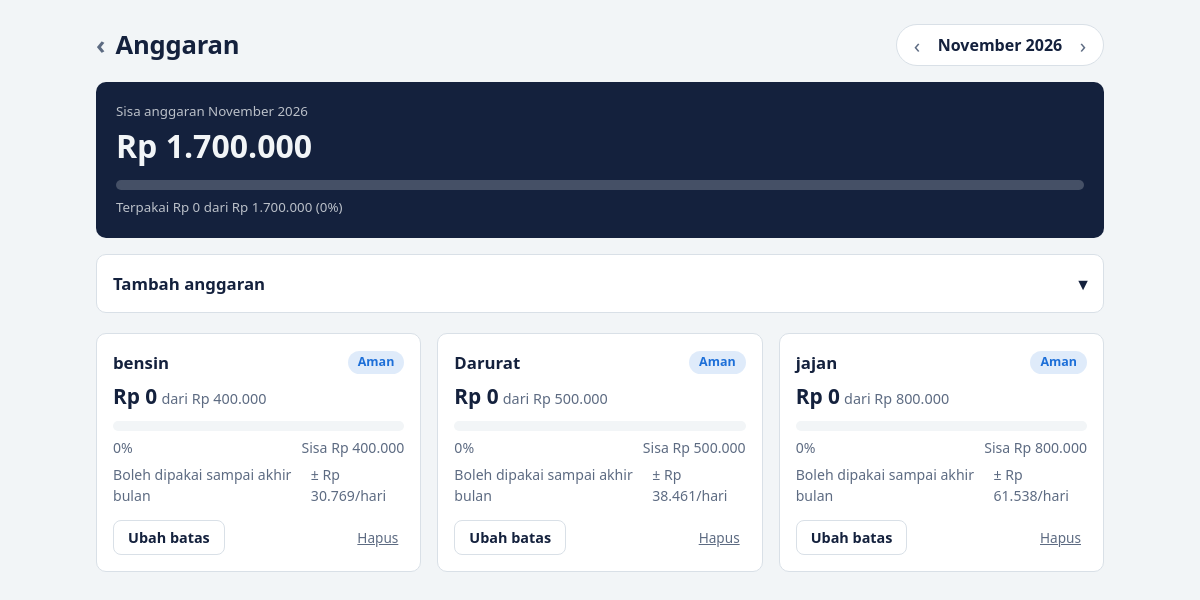
The page /anggaran on the database its author committed.
### tables this page shows
CREATE TABLE anggaran (
    id       INTEGER PRIMARY KEY AUTOINCREMENT,
    kategori TEXT    NOT NULL UNIQUE COLLATE NOCASE,
    batas    INTEGER NOT NULL CHECK (batas > 0)      -- batas per bulan, berlaku tiap bulan
);

### app.py (the view)
@app.route("/anggaran")
def anggaran():
    hari_ini = date.today()
    bulan = request.args.get("bulan") or hari_ini.strftime("%Y-%m")
    try:
        date.fromisoformat(bulan + "-01")
    except ValueError:
        bulan = hari_ini.strftime("%Y-%m")
    db = get_db()
    baris = db.execute(
        """
        SELECT a.id, a.kategori, a.batas,
               COALESCE((SELECT SUM(t.jumlah) FROM transaksi t
                         WHERE t.tipe = 'keluar' AND lower(t.kategori) = lower(a.kategori)
                           AND substr(t.tanggal, 1, 7) = ?), 0) AS terpakai
        FROM anggaran a ORDER BY a.kategori
        """,
        (bulan,),
    ).fetchall()
    sekarang = bulan == hari_ini.strftime("%Y-%m")
    hari_sisa = calendar.monthrange(hari_ini.year, hari_ini.month)[1] - hari_ini.day + 1
    daftar = []
    for a in baris:
        sisa = a["batas"] - a["terpakai"]
        persen = a["terpakai"] * 100 // a["batas"]
        status = "lewat" if a["terpakai"] > a["batas"] else "waspada" if persen >= 80 else "aman"
        daftar.append({**dict(a), "sisa": sisa, "persen": persen, "status": status,
                       "saran": sisa // hari_sisa if sekarang and sisa > 0 else None})
    total_batas = sum(d["batas"] for d in daftar)
    total_terpakai = sum(d["terpakai"] for d in daftar)
    y, m = bulan.split("-")
    return render_template(
        "anggaran.html",
        daftar=daftar,
        bulan_lalu=geser_bulan(bulan, -1),
        bulan_depan=geser_bulan(bulan, 1),
        nama_bulan=f"{NAMA_BULAN[int(m) - 1]} {y}",
        total_batas=total_batas,
        total_terpakai=total_terpakai,
        total_sisa=total_batas - total_terpakai,
        total_persen=total_terpakai * 100 // total_batas if total_batas else 0,
        daftar_kategori=[r[0] for r in db.execute(
            "SELECT DISTINCT kategori FROM transaksi WHERE tipe = 'keluar' ORDER BY kategori")],
    )

### app.py (called while the page is built)
def get_db():
    if "db" not in g:
        g.db = sqlite3.connect(DB)
        g.db.row_factory = sqlite3.Row
    return g.db

@app.template_filter("rupiah")
def rupiah(n):
    n = int(n)
    teks = f"{abs(n):,}".replace(",", ".")
    return f"-Rp {teks}" if n < 0 else f"Rp {teks}"

def geser_bulan(bulan, n):
    y, m = map(int, bulan.split("-"))
    idx = y * 12 + (m - 1) + n
    return f"{idx // 12}-{idx % 12 + 1:02d}"

### templates/anggaran.html (shortened to what this page needs)
<!doctype html>
<html lang="id">
<head>
<link rel="stylesheet" href="{{ url_for('static', filename='anggaran.css') }}">
</head>
<body>
<main>
  <div class="kepala">
    <h1><a class="kembali" href="{{ url_for('index') }}" aria-label="Kembali ke beranda">‹</a> Anggaran</h1>
    <nav class="periode" aria-label="Pilih bulan">
      <a class="geser" href="{{ url_for('anggaran', bulan=bulan_lalu) }}" aria-label="Bulan sebelumnya">‹</a>
      <strong>{{ nama_bulan }}</strong>
      <a class="geser" href="{{ url_for('anggaran', bulan=bulan_depan) }}" aria-label="Bulan berikutnya">›</a>
    </nav>
  </div>
  {% if daftar %}
  <div class="total">
    <small>Sisa anggaran {{ nama_bulan }}</small>
    <strong>{{ total_sisa | rupiah }}</strong>
    <div class="progres" role="progressbar" aria-label="Pemakaian seluruh anggaran" aria-valuemin="0" aria-valuemax="100" aria-valuenow="{{ [total_persen, 100] | min }}"><i style="width: {{ [total_persen, 100] | min }}%"></i></div>
    <small>Terpakai {{ total_terpakai | rupiah }} dari {{ total_batas | rupiah }} ({{ total_persen }}%)</small>
  </div>
  {% endif %}
  <section class="lipat">
    <button type="button" class="lipat-tombol" aria-expanded="false" aria-controls="baru-isi">
      Tambah anggaran <span class="panah" aria-hidden="true">▾</span>
    </button>
  </section>
  {% if daftar %}
  <div class="kartu-grid">
    {% for a in daftar %}
    <article class="ang {{ a.status }}">
      <div class="ang-atas">
        <h2>{{ a.kategori }}</h2>
        <span class="lencana">{{ {'aman': 'Aman', 'waspada': 'Waspada', 'lewat': 'Terlampaui'}[a.status] }}</span>
      </div>
      <p class="angka"><strong>{{ a.terpakai | rupiah }}</strong> <span>dari {{ a.batas | rupiah }}</span></p>
      <div class="progres" role="progressbar" aria-label="Pemakaian {{ a.kategori }}" aria-valuemin="0" aria-valuemax="100" aria-valuenow="{{ [a.persen, 100] | min }}"><i style="width: {{ [a.persen, 100] | min }}%"></i></div>
      <p class="info">
        <span>{{ a.persen }}%</span>
        {% if a.sisa >= 0 %}<span>Sisa {{ a.sisa | rupiah }}</span>{% else %}<span class="lebih">Lebih {{ (-a.sisa) | rupiah }}</span>{% endif %}
      </p>
      {% if a.saran %}<p class="info"><span>Boleh dipakai sampai akhir bulan</span><span>± {{ a.saran | rupiah }}/hari</span></p>{% endif %}
      <div class="aksi">
        <button type="button" class="lipat-tombol chip" aria-expanded="false" aria-controls="ubah-{{ a.id }}">Ubah batas</button>
        <form class="hapus" method="post" action="{{ url_for('anggaran_hapus', id=a.id) }}" data-konfirmasi="Hapus anggaran {{ a.kategori }}?">
          <button>Hapus</button>
        </form>
      </div>
    </article>
    {% endfor %}
  </div>
  {% else %}
  <section><p class="kosong">Belum ada anggaran. Tambahkan batas untuk kategori pertama Anda lewat tombol di atas.</p></section>
  {% endif %}
</main>
</body>
</html>

### static/anggaran.css (style rules this page uses)
:root { --bg: #f2f5f7; --surface: #ffffff; --ink: #14213d; --muted: #5d6b82; --line: #d9e0e7; --masuk: #0b7a5c; --keluar: #b4361f; --aksen: #14213d; --biru: #1d6fd8; --kuning: #b7791f; color-scheme: light dark; }
* { box-sizing: border-box; }
body { margin: 0; background: var(--bg); color: var(--ink); font: 16px/1.5 "Segoe UI", system-ui, -apple-system, sans-serif; }
main { max-width: 1040px; margin: 0 auto; padding: 24px 16px 64px; }
h1 { margin: 0; font-size: 1.6rem; letter-spacing: -.01em; }
h2 { font-size: 1.05rem; margin: 0; }
input, button { font: inherit; color: inherit; }
.kembali { color: var(--muted); text-decoration: none; margin-right: 4px; }
.kepala { display: flex; flex-wrap: wrap; justify-content: space-between; align-items: center; gap: 12px; margin-bottom: 16px; }
.periode { display: flex; align-items: center; gap: 2px; padding: 4px; background: var(--surface); border: 1px solid var(--line); border-radius: 999px; }
.periode strong { min-width: 130px; text-align: center; }
.geser { width: 32px; height: 32px; border-radius: 50%; display: grid; place-items: center; text-decoration: none; font-size: 1.3rem; line-height: 1; color: var(--muted); transition: background .15s ease, color .15s ease; }
.total { padding: 20px; margin-bottom: 16px; background: var(--aksen); color: var(--bg); border-radius: 10px; }
.total small { display: block; opacity: .75; }
.total strong { font-size: 2rem; font-variant-numeric: tabular-nums; }
.total .progres { margin: 10px 0 8px; background: color-mix(in srgb, currentColor 22%, transparent); }
section, .ang { background: var(--surface); border: 1px solid var(--line); border-radius: 10px; padding: 16px; }
section { margin-bottom: 20px; }
.lipat-tombol { display: flex; justify-content: space-between; align-items: center; width: 100%; padding: 0; background: none; border: 0; text-align: left; cursor: pointer; font-weight: 600; font-size: 1.05rem; }
.panah { transition: transform .3s ease; }
.kartu-grid { display: grid; grid-template-columns: repeat(auto-fill, minmax(300px, 1fr)); gap: 16px; align-items: start; }
.ang { --warna: var(--biru); }
.ang-atas { display: flex; justify-content: space-between; align-items: center; gap: 8px; margin-bottom: 6px; }
.lencana { font-size: .78rem; font-weight: 700; color: var(--warna); padding: 2px 10px; border-radius: 999px; background: color-mix(in srgb, var(--warna) 14%, transparent); white-space: nowrap; }
.angka { margin: 0 0 8px; font-variant-numeric: tabular-nums; }
.angka strong { font-size: 1.3rem; }
.angka span { color: var(--muted); font-size: .9rem; }
.progres { height: 10px; background: var(--bg); border-radius: 999px; overflow: hidden; }
.info { display: flex; justify-content: space-between; gap: 8px; margin: 6px 0 0; font-size: .88rem; color: var(--muted); }
.aksi { display: flex; justify-content: space-between; align-items: center; margin-top: 14px; }
.chip { width: auto; padding: 6px 14px; border: 1px solid var(--line); border-radius: 8px; font-size: .9rem; font-weight: 600; }
.hapus button { background: none; border: 0; color: var(--muted); font-size: .85rem; text-decoration: underline; cursor: pointer; }

### rows shown on the page
anggaran: kategori "bensin", status "Aman", terpakai|rupiah "Rp 0", batas|rupiah "Rp 400.000", persen "0", sisa|rupiah "Rp 400.000", saran|rupiah "Rp 30.769"
anggaran: kategori "Darurat", status "Aman", terpakai|rupiah "Rp 0", batas|rupiah "Rp 500.000", persen "0", sisa|rupiah "Rp 500.000", saran|rupiah "Rp 38.461"
anggaran: kategori "jajan", status "Aman", terpakai|rupiah "Rp 0", batas|rupiah "Rp 800.000", persen "0", sisa|rupiah "Rp 800.000", saran|rupiah "Rp 61.538"

### other values the page prints
{{ nama_bulan }} "November 2026"
{{ total_sisa | rupiah }} "Rp 1.700.000"
{{ total_terpakai | rupiah }} "Rp 0"
{{ total_batas | rupiah }} "Rp 1.700.000"
{{ total_persen }} "0"
